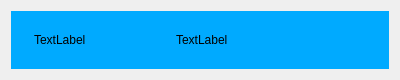
<?xml version="1.0" encoding="UTF-8"?>
<ui version="4.0">
 <class>Head_Interract_Fly</class>
 <widget class="QWidget" name="Head_Interract_Fly">
  <property name="geometry">
   <rect>
    <x>0</x>
    <y>0</y>
    <width>400</width>
    <height>80</height>
   </rect>
  </property>
  <property name="minimumSize">
   <size>
    <width>0</width>
    <height>80</height>
   </size>
  </property>
  <property name="maximumSize">
   <size>
    <width>16777215</width>
    <height>80</height>
   </size>
  </property>
  <property name="windowTitle">
   <string>Form</string>
  </property>
  <layout class="QGridLayout" name="gridLayout_2">
   <item row="0" column="0">
    <widget class="QWidget" name="horizontalWidget" native="true">
     <property name="minimumSize">
      <size>
       <width>0</width>
       <height>0</height>
      </size>
     </property>
     <property name="maximumSize">
      <size>
       <width>16777215</width>
       <height>16777215</height>
      </size>
     </property>
     <property name="styleSheet">
      <string notr="true">#horizontalWidget{
	background-color: rgb(0, 170, 255);
}</string>
     </property>
     <layout class="QHBoxLayout" name="horizontalLayout" stretch="1,10,15">
      <item>
       <layout class="QHBoxLayout" name="horizontalLayout_2">
        <item>
         <spacer name="horizontalSpacer">
          <property name="orientation">
           <enum>Qt::Horizontal</enum>
          </property>
          <property name="sizeHint" stdset="0">
           <size>
            <width>40</width>
            <height>20</height>
           </size>
          </property>
         </spacer>
        </item>
       </layout>
      </item>
      <item>
       <layout class="QHBoxLayout" name="horizontalLayout_3">
        <item>
         <layout class="QVBoxLayout" name="verticalLayout">
          <item>
           <layout class="QVBoxLayout" name="verticalLayout_3">
            <item>
             <spacer name="verticalSpacer">
              <property name="orientation">
               <enum>Qt::Vertical</enum>
              </property>
              <property name="sizeHint" stdset="0">
               <size>
                <width>20</width>
                <height>40</height>
               </size>
              </property>
             </spacer>
            </item>
           </layout>
          </item>
          <item>
           <layout class="QVBoxLayout" name="verticalLayout_2">
            <item>
             <widget class="QLabel" name="lab_vol">
              <property name="styleSheet">
               <string notr="true">color: rgb(0, 0, 0);</string>
              </property>
              <property name="text">
               <string>TextLabel</string>
              </property>
             </widget>
            </item>
           </layout>
          </item>
          <item>
           <layout class="QVBoxLayout" name="verticalLayout_4">
            <item>
             <spacer name="verticalSpacer_4">
              <property name="orientation">
               <enum>Qt::Vertical</enum>
              </property>
              <property name="sizeHint" stdset="0">
               <size>
                <width>20</width>
                <height>40</height>
               </size>
              </property>
             </spacer>
            </item>
           </layout>
          </item>
         </layout>
        </item>
       </layout>
      </item>
      <item>
       <layout class="QHBoxLayout" name="horizontalLayout_4">
        <item>
         <layout class="QVBoxLayout" name="verticalLayout_5">
          <item>
           <layout class="QVBoxLayout" name="verticalLayout_6">
            <item>
             <spacer name="verticalSpacer_2">
              <property name="orientation">
               <enum>Qt::Vertical</enum>
              </property>
              <property name="sizeHint" stdset="0">
               <size>
                <width>20</width>
                <height>40</height>
               </size>
              </property>
             </spacer>
            </item>
           </layout>
          </item>
          <item>
           <layout class="QVBoxLayout" name="verticalLayout_7">
            <item>
             <widget class="QLabel" name="lab_trajet">
              <property name="styleSheet">
               <string notr="true">color: rgb(0, 0, 0);</string>
              </property>
              <property name="text">
               <string>TextLabel</string>
              </property>
             </widget>
            </item>
           </layout>
          </item>
          <item>
           <layout class="QVBoxLayout" name="verticalLayout_8">
            <item>
             <spacer name="verticalSpacer_3">
              <property name="orientation">
               <enum>Qt::Vertical</enum>
              </property>
              <property name="sizeHint" stdset="0">
               <size>
                <width>20</width>
                <height>40</height>
               </size>
              </property>
             </spacer>
            </item>
           </layout>
          </item>
         </layout>
        </item>
       </layout>
      </item>
     </layout>
    </widget>
   </item>
  </layout>
 </widget>
 <resources/>
 <connections/>
</ui>
